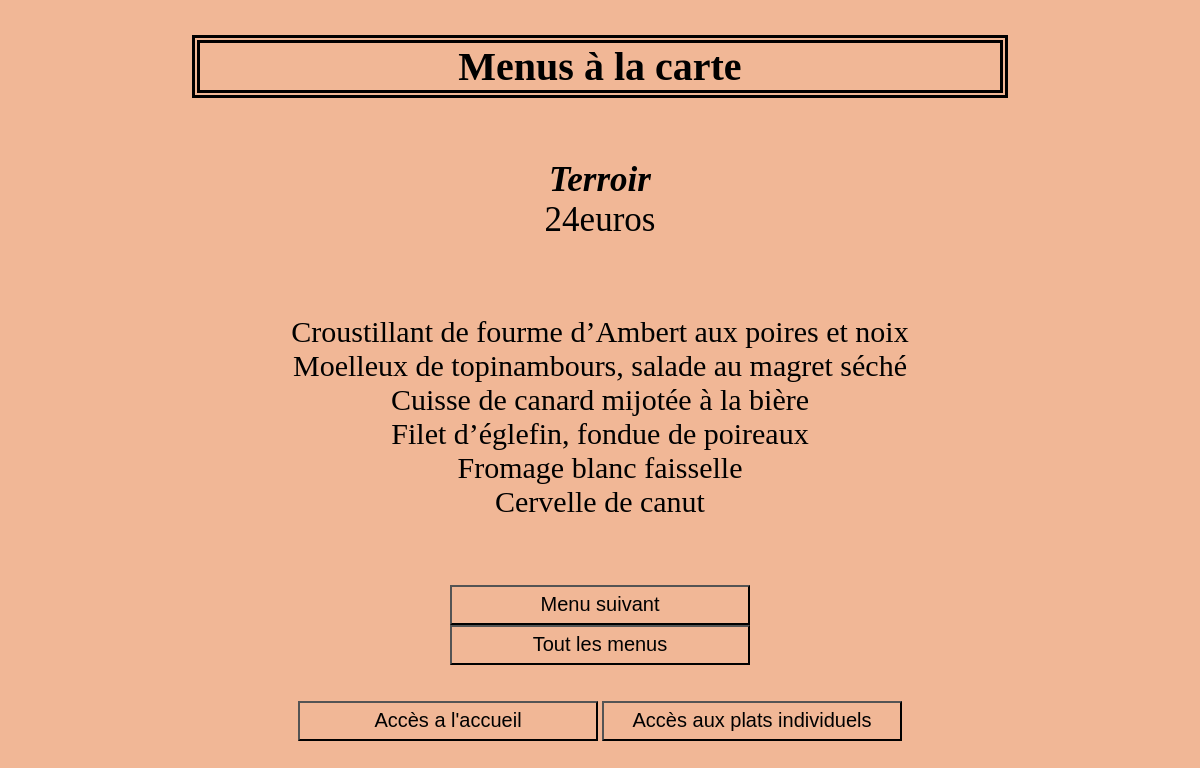
Page /menu.php on the committed database.
### tables this page shows
CREATE TABLE `menu` (
  `id_menu` int(10) NOT NULL,
  `nomMenu` varchar(200) NOT NULL,
  `prix_menu` float NOT NULL
);

CREATE TABLE `plat` (
  `id_plat` int(10) NOT NULL,
  `nomPlat` varchar(200) NOT NULL,
  `prix` float NOT NULL,
  `vegetarien` int(11) NOT NULL,
  `type` varchar(200) NOT NULL
);

### menu.php (the view, shortened to what this page needs)
<?php
try
       {
              $bdd = new PDO('mysql:host=localhost;dbname=menu_restaurant', 'root', '');
       }
              catch (Exception $e)
       {
              die('Erreur : ' . $e->getMessage());
       }
?>
<!DOCTYPE html>
<html>
<head>
	<link rel="stylesheet" type="text/css" href='style.css'"  />
</head>
<body>
	<h1>Menus à la carte</h1>
	<p class="titre"><strong><i><?php
	$requeteH = "SELECT nomMenu FROM menu WHERE nomMenu = ?";
	$req = $bdd->prepare($requeteH);
	$req->execute(['Terroir']);
	while ($donnees = $req->fetch())
		{
       		echo $donnees['nomMenu'];
		}
	?></i></strong><br/>
<?php
	$requete7 = ("SELECT prix_menu FROM menu WHERE nomMenu = ?");
	$req = $bdd->prepare($requete7);
	$req->execute(['Terroir']);
	while ($donnees = $req->fetch())
		{
       		echo $donnees['prix_menu'] . 'euros <br/><br/>';
		}?></p><p class="requete">
<?php
 	$requete3 = ("SELECT nomPlat FROM menu, plat_menu, plat WHERE menu.id_menu= plat_menu.id_menu_menu AND  plat.id_plat = plat_menu.id_plat_menu AND nomMenu = ?");
	$req = $bdd->prepare($requete3);
	$req->execute([ 'Terroir']);
	while ($donnees = $req->fetch())
		{
      		echo $donnees['nomPlat'] . '<br/>';
		}
	?></p>
	<br/>
	<br/>
	<button class="bouton"><a href="menu1.php">Menu suivant</a></button><br/>
	<button class="bouton"><a href="menu2.php">Tout les menus</a></button>
	<br/>
	<br/>
	<br/>
	<button class="bouton"><a href="index.php">Accès a l'accueil</a></button>
	<button class="bouton"><a href="plats.php">Accès aux plats individuels</a></button>
</body>
</html>

### style.css (style rules this page uses)
body { background-color: #F1B796; text-align: center; }
p { font-size: 25px; }
.bouton { width: 300px; height: 40px; background-color: transparent; }
a { color : black; text-decoration: none; font-size: 20px; }
h1 { border-width: 8px; display: inline-block; border-style: double; width: 800px; text-align: center; font-size: 40px; }
.requete { font-size: 30px; }
.titre { font-size: 35px; }

### rows in the picture
menu: nomMenu "Terroir", prix_menu "24"
plat: nomPlat "Croustillant de fourme d’Ambert aux poires et noix"
plat: nomPlat "Moelleux de topinambours, salade au magret séché"
plat: nomPlat "Cuisse de canard mijotée à la bière"
plat: nomPlat "Filet d’églefin, fondue de poireaux"
plat: nomPlat "Fromage blanc faisselle"
plat: nomPlat "Cervelle de canut"
